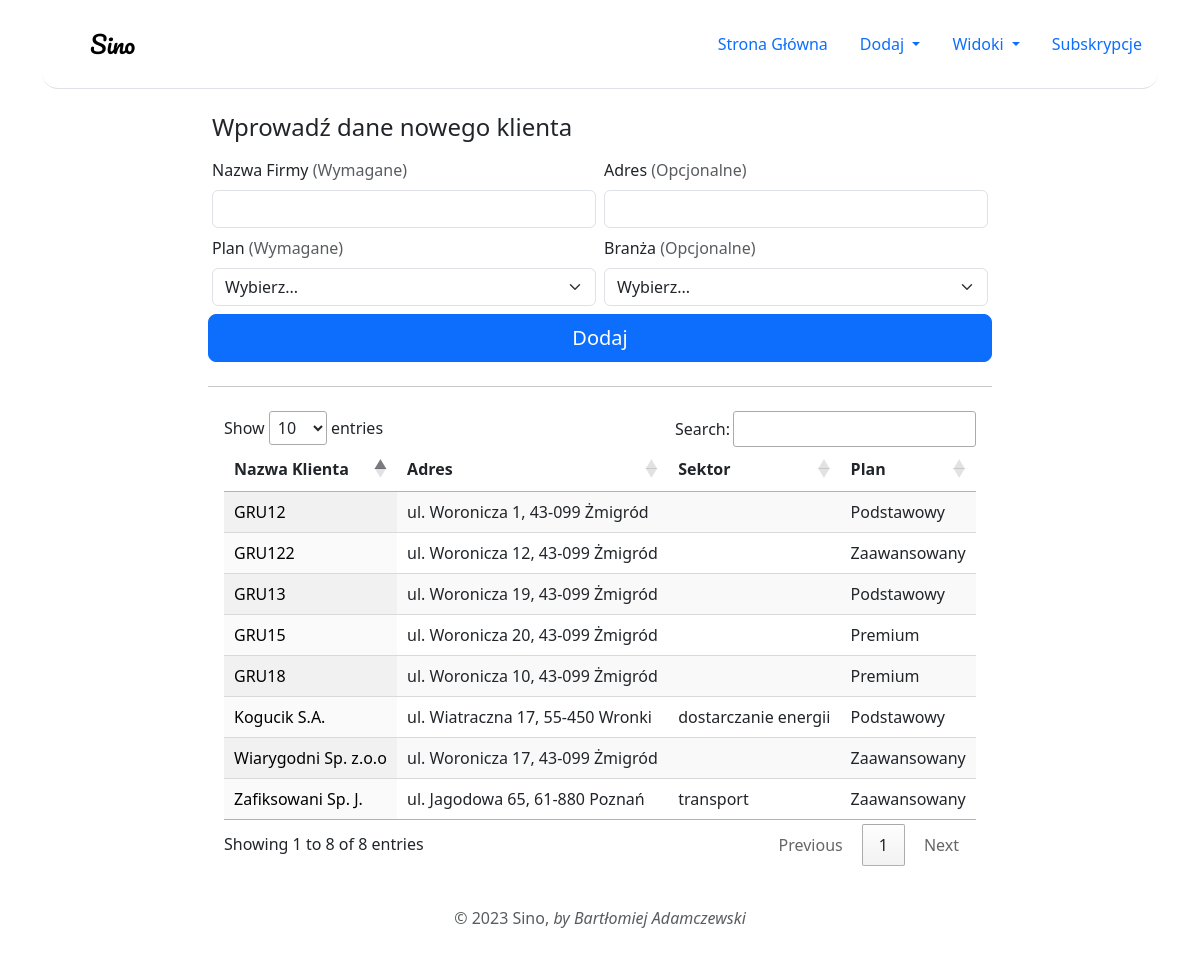
The page /new-client.php on the database its author committed.
### tables this page shows
CREATE TABLE `companies` (
  `id` int(11) NOT NULL,
  `name` varchar(128) NOT NULL,
  `address` varchar(128) DEFAULT NULL,
  `sector` varchar(128) DEFAULT NULL,
  `plan` varchar(128) NOT NULL
);

### classes/Company.php (called while the page is built, shortened)
<?php
class Company
{
    public static function getAll($conn)
    {
        $sql = "SELECT *
                FROM companies
                ORDER BY name;";
        $results = $conn->query($sql);
        return $results->fetchAll(PDO::FETCH_ASSOC);
    }
}

### new-client.php (the view, shortened to what this page needs)
<?php
$conn = require 'includes/db.php';
$companies = Company::getAll($conn);
?>
<?php  require 'includes/header.php'; ?>
<?php  require 'includes/new-client-form.php'; ?>
<div class="container table-responsive">
  <?php if (empty($companies)): ?>
  Nie odnaleziono klientów.
  <?php else :?>
  <table id="companies-all" class="display">
    <thead>
      <th>Nazwa Klienta</th>
      <th>Adres</th>
      <th>Sektor</th>
      <th>Plan</th>
    </thead>
    <tbody>
      <?php foreach ($companies as $company): ?>
      <td>
        <a href="company-site.php?id=<?= $company['id']?>"
          style="text-decoration:none; color:black; "><?= htmlspecialchars($company['name']);?></a>
      </td>
      <td>
        <?= htmlspecialchars($company['address']);?>
      </td>
      <td>
        <?= htmlspecialchars($company['sector']);?>
      </td>
      <td>
        <?= htmlspecialchars($company['plan']);?>
      </td>
      <?php endforeach;?>
    </tbody>
  </table>
  <?php endif;?>
</div>
<?php  require 'includes/footer.php'; ?>

### css/styles.css (style rules this page uses)
.container>* { border-radius: 1rem; }

### rows shown on the page
companies: name "GRU12", address "ul. Woronicza 1, 43-099 Żmigród", plan "Podstawowy"
companies: name "GRU122", address "ul. Woronicza 12, 43-099 Żmigród", plan "Zaawansowany"
companies: name "GRU13", address "ul. Woronicza 19, 43-099 Żmigród", plan "Podstawowy"
companies: name "GRU15", address "ul. Woronicza 20, 43-099 Żmigród", plan "Premium"
companies: name "GRU18", address "ul. Woronicza 10, 43-099 Żmigród", plan "Premium"
companies: name "Kogucik S.A.", address "ul. Wiatraczna 17, 55-450 Wronki", sector "dostarczanie energii", plan "Podstawowy"
companies: name "Wiarygodni Sp. z.o.o", address "ul. Woronicza 17, 43-099 Żmigród", plan "Zaawansowany"
companies: name "Zafiksowani Sp. J.", address "ul. Jagodowa 65, 61-880 Poznań", sector "transport", plan "Zaawansowany"
